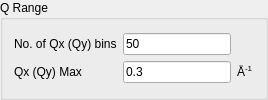
    <widget class="QGroupBox" name="groupBox_Qrange">
     <property name="font">
      <font>
       <weight>50</weight>
       <bold>false</bold>
      </font>
     </property>
     <property name="title">
      <string>Q Range</string>
     </property>
     <layout class="QGridLayout" name="gridLayout_7">
      <item row="0" column="0">
       <layout class="QGridLayout" name="gridLayout_3">
        <item row="0" column="0">
         <widget class="QLabel" name="lblNoQBins">
          <property name="font">
           <font>
            <weight>50</weight>
            <bold>false</bold>
           </font>
          </property>
          <property name="toolTip">
           <string>Number of bins in reciprocal space for the 1D or 2D plot generated by 'Compute'.
Number of Qbins &amp;isin; [2, 1000].</string>
          </property>
          <property name="text">
           <string>No. of Qx (Qy) bins</string>
          </property>
         </widget>
        </item>
        <item row="0" column="1">
         <widget class="QLineEdit" name="txtNoQBins">
          <property name="font">
           <font>
            <weight>50</weight>
            <bold>false</bold>
           </font>
          </property>
          <property name="text">
           <string>50</string>
          </property>
         </widget>
        </item>
        <item row="1" column="0">
         <widget class="QLabel" name="lblQxQyMax">
          <property name="font">
           <font>
            <weight>50</weight>
            <bold>false</bold>
           </font>
          </property>
          <property name="toolTip">
           <string>&lt;html&gt;&lt;head/&gt;&lt;body&gt;&lt;p&gt;Maximum value of Q&lt;span style=&quot; vertical-align:sub;&quot;&gt;x,y&lt;/span&gt;.&lt;/p&gt;&lt;p&gt;Q&lt;span style=&quot; vertical-align:sub;&quot;&gt;x,ymax &lt;/span&gt;&amp;isin; ]0, 1000].&lt;/p&gt;&lt;/body&gt;&lt;/html&gt;</string>
          </property>
          <property name="text">
           <string>Qx (Qy) Max</string>
          </property>
         </widget>
        </item>
        <item row="1" column="1">
         <widget class="QLineEdit" name="txtQxMax">
          <property name="font">
           <font>
            <weight>50</weight>
            <bold>false</bold>
           </font>
          </property>
          <property name="text">
           <string>0.3</string>
          </property>
         </widget>
        </item>
        <item row="1" column="2">
         <widget class="QLabel" name="lbl5">
          <property name="font">
           <font>
            <weight>50</weight>
            <bold>false</bold>
           </font>
          </property>
          <property name="text">
           <string>&lt;html&gt;&lt;head/&gt;&lt;body&gt;&lt;p&gt;Å&lt;span style=&quot; vertical-align:super;&quot;&gt;-1&lt;/span&gt;&lt;/p&gt;&lt;/body&gt;&lt;/html&gt;</string>
          </property>
         </widget>
        </item>
       </layout>
      </item>
     </layout>
    </widget>
